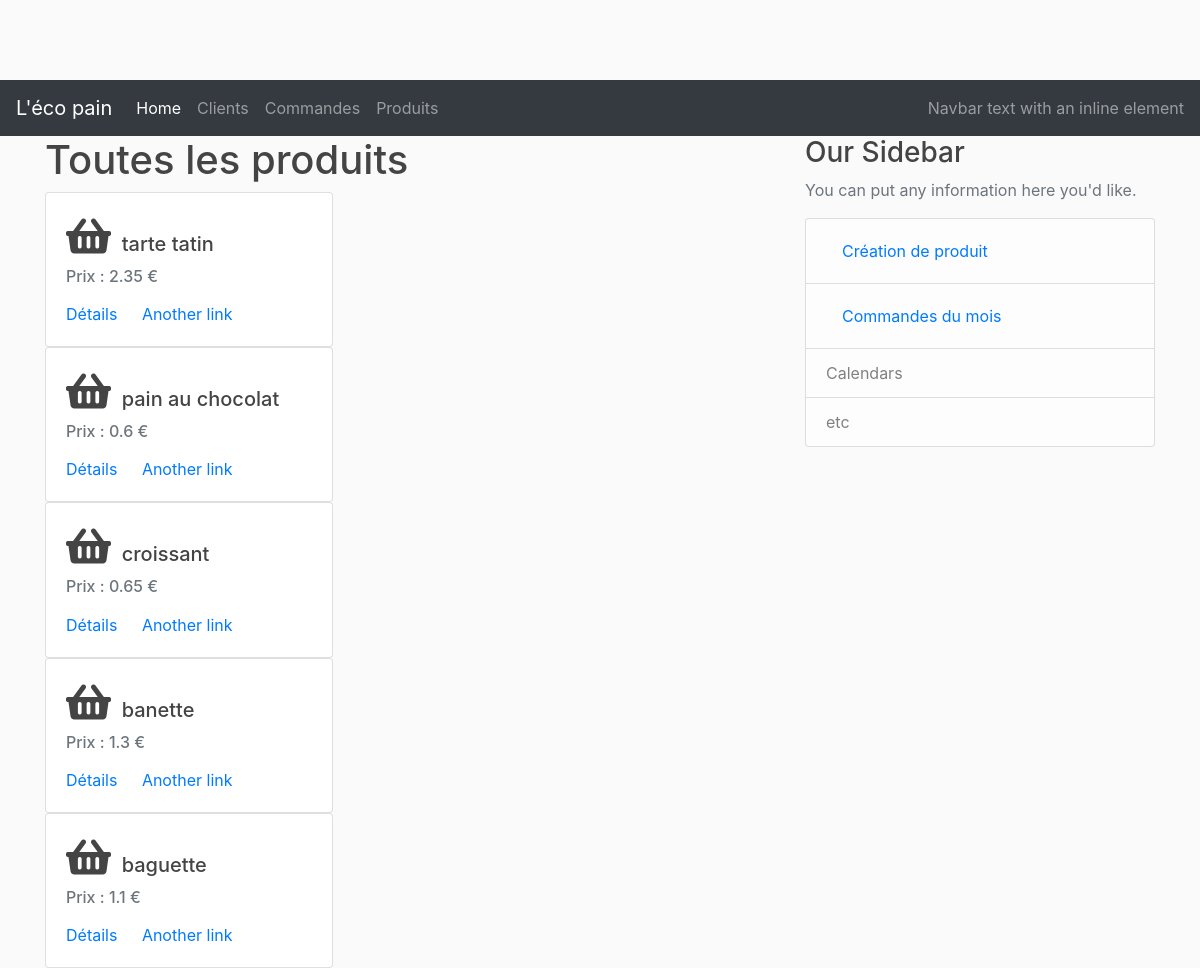
Page /products on the committed database.
### lecopain/models.py (models this page shows, shortened)
class Product(db.Model):
    __tablename__ = 'products'
    id = db.Column(db.Integer, primary_key=True)
    name = db.Column(db.String(50), nullable=False)
    description = db.Column(db.String(250))
    price = db.Column(db.Float)
    selections = db.relationship('Order', secondary = 'order_product', backref=db.backref('selected_products'))

### lecopain/controllers/product_controller.py (the view)
@product_page.route("/products", methods=['GET', 'POST'])
def products():
    products = Product.query.order_by(Product.name.desc()).all()
    return render_template('/products/products.html', products=products, title="Toutes les produits")

### lecopain/templates/products/products.html (shortened to what this page needs)
{% extends "layout.html" %}
{% block content %}
    {% for product in products %}
    <div class="card" style="width: 18rem;">
        <div class="card-body">
            <h5 class="card-title">
                    <span style="font-size: 2em;">
                            <i class="fas fa-shopping-basket "></i>
                    </span>
                    {{product.name}}</h5>
            <h6 class="card-subtitle mb-2 text-muted">Prix : {{product.price}} €</h6>
            <a href="/products/{{product.id}}" class="card-link">Détails</a>
            <a href="#" class="card-link">Another link</a>
        </div>
    </div>
    {% endfor %}
{% endblock %}
{% block right_menu %}
<div class="content-section">
    <h3>Our Sidebar</h3>
    <p class='text-muted'>You can put any information here you'd like.
        <ul class="list-group">
        <li class="list-group-item list-group-item-light">
                <a class="nav-link" href="/products/new">Création de produit</a></li>
        <li class="list-group-item list-group-item-light">
                <a class="nav-link" href="/orders/month/0">Commandes du mois</a></li>
        <li class="list-group-item list-group-item-light">Calendars</li>
        <li class="list-group-item list-group-item-light">etc</li>
        </ul>
    </p>
</div>
{% endblock %}

### lecopain/static/main.css (style rules this page uses)
body { background: #fafafa; color: #333333; margin-top: 5rem; }
h1, h2, h3, h4, h5, h6 { color:#444444; }

### rows in the picture
Product: name "tarte tatin", price "2.35"
Product: name "pain au chocolat", price "0.6"
Product: name "croissant", price "0.65"
Product: name "banette", price "1.3"
Product: name "baguette", price "1.1"

### other values in the picture
{{ title }} "Toutes les produits"
